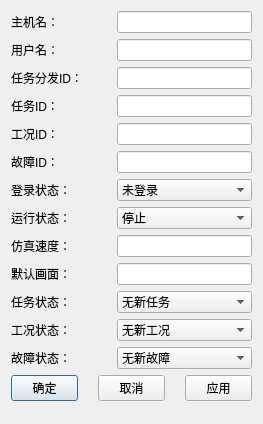
<?xml version="1.0" encoding="UTF-8"?>
<ui version="4.0">
 <class>CTrainInfoAddTable</class>
 <widget class="QDialog" name="CTrainInfoAddTable">
  <property name="geometry">
   <rect>
    <x>0</x>
    <y>0</y>
    <width>263</width>
    <height>424</height>
   </rect>
  </property>
  <property name="minimumSize">
   <size>
    <width>100</width>
    <height>0</height>
   </size>
  </property>
  <property name="maximumSize">
   <size>
    <width>263</width>
    <height>16777215</height>
   </size>
  </property>
  <property name="windowTitle">
   <string>添加培训信息</string>
  </property>
  <layout class="QVBoxLayout" name="verticalLayout">
   <item>
    <layout class="QHBoxLayout" name="horizontalLayout">
     <item>
      <widget class="QLabel" name="label_2">
       <property name="minimumSize">
        <size>
         <width>100</width>
         <height>0</height>
        </size>
       </property>
       <property name="maximumSize">
        <size>
         <width>100</width>
         <height>16777215</height>
        </size>
       </property>
       <property name="styleSheet">
        <string notr="true">font: 12pt &quot;宋体&quot;;</string>
       </property>
       <property name="text">
        <string>主机名：</string>
       </property>
      </widget>
     </item>
     <item>
      <widget class="QLineEdit" name="editHostName"/>
     </item>
    </layout>
   </item>
   <item>
    <layout class="QHBoxLayout" name="horizontalLayout_2">
     <item>
      <widget class="QLabel" name="label_3">
       <property name="minimumSize">
        <size>
         <width>100</width>
         <height>0</height>
        </size>
       </property>
       <property name="maximumSize">
        <size>
         <width>100</width>
         <height>16777215</height>
        </size>
       </property>
       <property name="styleSheet">
        <string notr="true">font: 12pt &quot;宋体&quot;;</string>
       </property>
       <property name="text">
        <string>用户名：</string>
       </property>
      </widget>
     </item>
     <item>
      <widget class="QLineEdit" name="editUserName"/>
     </item>
    </layout>
   </item>
   <item>
    <layout class="QHBoxLayout" name="horizontalLayout_3">
     <item>
      <widget class="QLabel" name="label_4">
       <property name="minimumSize">
        <size>
         <width>100</width>
         <height>0</height>
        </size>
       </property>
       <property name="maximumSize">
        <size>
         <width>100</width>
         <height>16777215</height>
        </size>
       </property>
       <property name="styleSheet">
        <string notr="true">font: 12pt &quot;宋体&quot;;</string>
       </property>
       <property name="text">
        <string>任务分发ID：</string>
       </property>
      </widget>
     </item>
     <item>
      <widget class="QLineEdit" name="editSendTaskId"/>
     </item>
    </layout>
   </item>
   <item>
    <layout class="QHBoxLayout" name="horizontalLayout_4">
     <item>
      <widget class="QLabel" name="label_5">
       <property name="minimumSize">
        <size>
         <width>100</width>
         <height>0</height>
        </size>
       </property>
       <property name="maximumSize">
        <size>
         <width>100</width>
         <height>16777215</height>
        </size>
       </property>
       <property name="styleSheet">
        <string notr="true">font: 12pt &quot;宋体&quot;;</string>
       </property>
       <property name="text">
        <string>任务ID：</string>
       </property>
      </widget>
     </item>
     <item>
      <widget class="QLineEdit" name="editTaskId"/>
     </item>
    </layout>
   </item>
   <item>
    <layout class="QHBoxLayout" name="horizontalLayout_5">
     <item>
      <widget class="QLabel" name="label_6">
       <property name="minimumSize">
        <size>
         <width>100</width>
         <height>0</height>
        </size>
       </property>
       <property name="maximumSize">
        <size>
         <width>100</width>
         <height>16777215</height>
        </size>
       </property>
       <property name="styleSheet">
        <string notr="true">font: 12pt &quot;宋体&quot;;</string>
       </property>
       <property name="text">
        <string>工况ID：</string>
       </property>
      </widget>
     </item>
     <item>
      <widget class="QLineEdit" name="editSceneId"/>
     </item>
    </layout>
   </item>
   <item>
    <layout class="QHBoxLayout" name="horizontalLayout_6">
     <item>
      <widget class="QLabel" name="label_7">
       <property name="minimumSize">
        <size>
         <width>100</width>
         <height>0</height>
        </size>
       </property>
       <property name="maximumSize">
        <size>
         <width>100</width>
         <height>16777215</height>
        </size>
       </property>
       <property name="styleSheet">
        <string notr="true">font: 12pt &quot;宋体&quot;;</string>
       </property>
       <property name="text">
        <string>故障ID：</string>
       </property>
      </widget>
     </item>
     <item>
      <widget class="QLineEdit" name="editFaultId"/>
     </item>
    </layout>
   </item>
   <item>
    <layout class="QHBoxLayout" name="horizontalLayout_7">
     <item>
      <widget class="QLabel" name="label_8">
       <property name="minimumSize">
        <size>
         <width>100</width>
         <height>0</height>
        </size>
       </property>
       <property name="maximumSize">
        <size>
         <width>100</width>
         <height>16777215</height>
        </size>
       </property>
       <property name="styleSheet">
        <string notr="true">font: 12pt &quot;宋体&quot;;</string>
       </property>
       <property name="text">
        <string>登录状态：</string>
       </property>
      </widget>
     </item>
     <item>
      <widget class="QComboBox" name="editLoginStatus">
       <item>
        <property name="text">
         <string>未登录</string>
        </property>
       </item>
       <item>
        <property name="text">
         <string>已登录</string>
        </property>
       </item>
      </widget>
     </item>
    </layout>
   </item>
   <item>
    <layout class="QHBoxLayout" name="horizontalLayout_8">
     <item>
      <widget class="QLabel" name="label_9">
       <property name="minimumSize">
        <size>
         <width>100</width>
         <height>0</height>
        </size>
       </property>
       <property name="maximumSize">
        <size>
         <width>100</width>
         <height>16777215</height>
        </size>
       </property>
       <property name="styleSheet">
        <string notr="true">font: 12pt &quot;宋体&quot;;</string>
       </property>
       <property name="text">
        <string>运行状态：</string>
       </property>
      </widget>
     </item>
     <item>
      <widget class="QComboBox" name="editStatus">
       <item>
        <property name="text">
         <string>停止</string>
        </property>
       </item>
       <item>
        <property name="text">
         <string>运行</string>
        </property>
       </item>
       <item>
        <property name="text">
         <string>暂停</string>
        </property>
       </item>
      </widget>
     </item>
    </layout>
   </item>
   <item>
    <layout class="QHBoxLayout" name="horizontalLayout_9">
     <item>
      <widget class="QLabel" name="label_10">
       <property name="minimumSize">
        <size>
         <width>100</width>
         <height>0</height>
        </size>
       </property>
       <property name="maximumSize">
        <size>
         <width>100</width>
         <height>16777215</height>
        </size>
       </property>
       <property name="styleSheet">
        <string notr="true">font: 12pt &quot;宋体&quot;;</string>
       </property>
       <property name="text">
        <string>仿真速度：</string>
       </property>
      </widget>
     </item>
     <item>
      <widget class="QLineEdit" name="editSpeed"/>
     </item>
    </layout>
   </item>
   <item>
    <layout class="QHBoxLayout" name="horizontalLayout_10">
     <item>
      <widget class="QLabel" name="label_11">
       <property name="minimumSize">
        <size>
         <width>100</width>
         <height>0</height>
        </size>
       </property>
       <property name="maximumSize">
        <size>
         <width>100</width>
         <height>16777215</height>
        </size>
       </property>
       <property name="styleSheet">
        <string notr="true">font: 12pt &quot;宋体&quot;;</string>
       </property>
       <property name="text">
        <string>默认画面：</string>
       </property>
      </widget>
     </item>
     <item>
      <widget class="QLineEdit" name="editDbinFile"/>
     </item>
    </layout>
   </item>
   <item>
    <layout class="QHBoxLayout" name="horizontalLayout_11">
     <item>
      <widget class="QLabel" name="label_12">
       <property name="minimumSize">
        <size>
         <width>100</width>
         <height>0</height>
        </size>
       </property>
       <property name="maximumSize">
        <size>
         <width>100</width>
         <height>16777215</height>
        </size>
       </property>
       <property name="styleSheet">
        <string notr="true">font: 12pt &quot;宋体&quot;;</string>
       </property>
       <property name="text">
        <string>任务状态：</string>
       </property>
      </widget>
     </item>
     <item>
      <widget class="QComboBox" name="editTaskStatus">
       <item>
        <property name="text">
         <string>无新任务</string>
        </property>
       </item>
       <item>
        <property name="text">
         <string>新的任务</string>
        </property>
       </item>
       <item>
        <property name="text">
         <string>任务已处理</string>
        </property>
       </item>
       <item>
        <property name="text">
         <string>任务结束</string>
        </property>
       </item>
      </widget>
     </item>
    </layout>
   </item>
   <item>
    <layout class="QHBoxLayout" name="horizontalLayout_12">
     <item>
      <widget class="QLabel" name="label_13">
       <property name="minimumSize">
        <size>
         <width>100</width>
         <height>0</height>
        </size>
       </property>
       <property name="maximumSize">
        <size>
         <width>100</width>
         <height>16777215</height>
        </size>
       </property>
       <property name="styleSheet">
        <string notr="true">font: 12pt &quot;宋体&quot;;</string>
       </property>
       <property name="text">
        <string>工况状态：</string>
       </property>
      </widget>
     </item>
     <item>
      <widget class="QComboBox" name="editSceneStatus">
       <item>
        <property name="text">
         <string>无新工况</string>
        </property>
       </item>
       <item>
        <property name="text">
         <string>新的工况</string>
        </property>
       </item>
       <item>
        <property name="text">
         <string>工况已处理</string>
        </property>
       </item>
      </widget>
     </item>
    </layout>
   </item>
   <item>
    <layout class="QHBoxLayout" name="horizontalLayout_13">
     <item>
      <widget class="QLabel" name="label_14">
       <property name="minimumSize">
        <size>
         <width>100</width>
         <height>0</height>
        </size>
       </property>
       <property name="maximumSize">
        <size>
         <width>100</width>
         <height>16777215</height>
        </size>
       </property>
       <property name="styleSheet">
        <string notr="true">font: 12pt &quot;宋体&quot;;</string>
       </property>
       <property name="text">
        <string>故障状态：</string>
       </property>
      </widget>
     </item>
     <item>
      <widget class="QComboBox" name="editFaultStatus">
       <item>
        <property name="text">
         <string>无新故障</string>
        </property>
       </item>
       <item>
        <property name="text">
         <string>新的故障</string>
        </property>
       </item>
       <item>
        <property name="text">
         <string>故障已处理</string>
        </property>
       </item>
      </widget>
     </item>
    </layout>
   </item>
   <item>
    <layout class="QHBoxLayout" name="horizontalLayout_14">
     <property name="spacing">
      <number>20</number>
     </property>
     <item>
      <widget class="QPushButton" name="buttonEnter">
       <property name="styleSheet">
        <string notr="true">font: 12pt &quot;宋体&quot;;</string>
       </property>
       <property name="text">
        <string>确定</string>
       </property>
      </widget>
     </item>
     <item>
      <widget class="QPushButton" name="buttonExit">
       <property name="styleSheet">
        <string notr="true">font: 12pt &quot;宋体&quot;;</string>
       </property>
       <property name="text">
        <string>取消</string>
       </property>
      </widget>
     </item>
     <item>
      <widget class="QPushButton" name="buttonApply">
       <property name="styleSheet">
        <string notr="true">font: 12pt &quot;宋体&quot;;</string>
       </property>
       <property name="text">
        <string>应用</string>
       </property>
      </widget>
     </item>
    </layout>
   </item>
  </layout>
 </widget>
 <tabstops>
  <tabstop>editHostName</tabstop>
  <tabstop>editUserName</tabstop>
  <tabstop>editSendTaskId</tabstop>
  <tabstop>editTaskId</tabstop>
  <tabstop>editSceneId</tabstop>
  <tabstop>editFaultId</tabstop>
  <tabstop>editLoginStatus</tabstop>
  <tabstop>editStatus</tabstop>
  <tabstop>editSpeed</tabstop>
  <tabstop>editDbinFile</tabstop>
  <tabstop>editTaskStatus</tabstop>
  <tabstop>editSceneStatus</tabstop>
  <tabstop>editFaultStatus</tabstop>
  <tabstop>buttonApply</tabstop>
  <tabstop>buttonEnter</tabstop>
  <tabstop>buttonExit</tabstop>
 </tabstops>
 <resources/>
 <connections>
  <connection>
   <sender>buttonExit</sender>
   <signal>clicked()</signal>
   <receiver>CTrainInfoAddTable</receiver>
   <slot>reject()</slot>
   <hints>
    <hint type="sourcelabel">
     <x>215</x>
     <y>100</y>
    </hint>
    <hint type="destinationlabel">
     <x>149</x>
     <y>74</y>
    </hint>
   </hints>
  </connection>
 </connections>
</ui>
